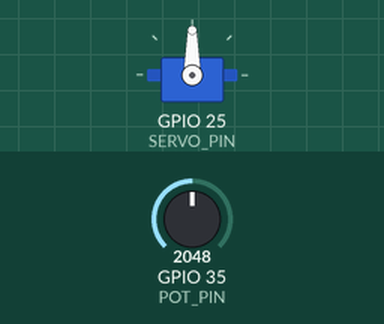
Simulated run of this sketch. Board: ESP32. On the bench: servo. The test bench sets the inputs (shaded band); at power-on: GPIO 35 (POT_PIN) = 2048.

Above: at 1.2 s.
1.3 s: GPIO 35 (POT_PIN) set to 2866
At 2.4 s:
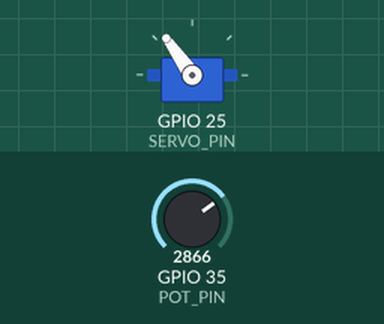
2.8 s: GPIO 35 (POT_PIN) set to 3603
At 3.6 s:
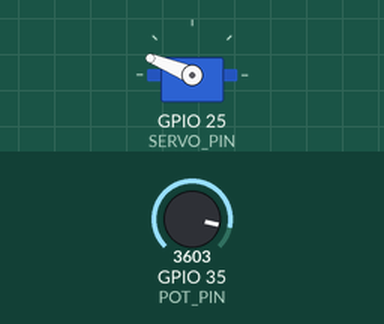
4.3 s: GPIO 35 (POT_PIN) set to 4095
At 4.9 s:
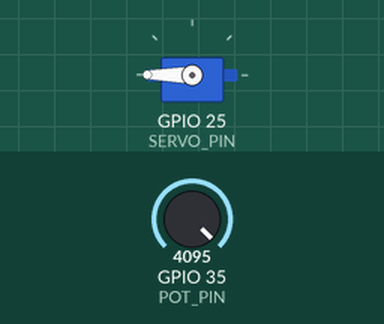
5.8 s: GPIO 35 (POT_PIN) set to 1228
At 6.1 s:
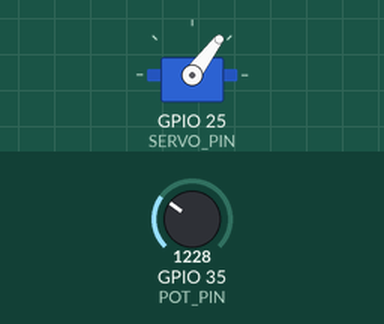
7.3 s: GPIO 35 (POT_PIN) set to 491
At 8.5 s:
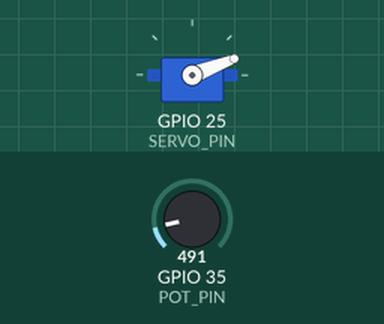
Timing chart, 0 to 9.8 s (numbered marks = the images above; inputs shaded):
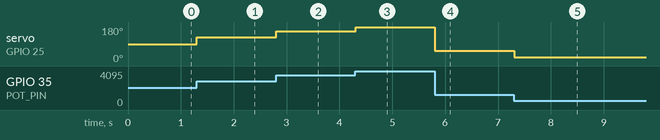

Measured:
- after the input at 1.3 s, servo on GPIO 25 (SERVO_PIN): 90° → 125° at once
- after the input at 2.8 s, servo on GPIO 25 (SERVO_PIN): 125° → 158° at once
- after the input at 4.3 s, servo on GPIO 25 (SERVO_PIN): 158° → 180° at once
- after the input at 5.8 s, servo on GPIO 25 (SERVO_PIN): 180° → 53° at once
- after the input at 7.3 s, servo on GPIO 25 (SERVO_PIN): 53° → 21° at once

The sketch:

7.2-Servo-Angle-POT.ino
```cpp
#include <ESP32Servo.h> // นำเข้าไลบรารี่ ESP32Servo

#define SERVO_PIN (25) // กำหนดแทนที่ SERVO_PIN ด้วย 25
#define POT_PIN   (35) // กำหนดแทนที่ POT_PIN ด้วย 35

Servo myservo; // สร้างออปเจค myservo จากคลาส Servo

void setup() {
  myservo.attach(SERVO_PIN); // กำหนดขาต่อเซอร์โวเป็น SERVO_PIN
}

void loop() {
  int val = analogRead(POT_PIN); // อ่านค่าแอนะล็อกจากวอลุ่มใส่ลงตัวแปร val
  int angle = map(val, 0, 4095, 0, 180); // แปลงค่าแอนะล็อก 0 - 4095 เป็น 0 - 180
  myservo.write(angle); // นำค่าในตัวแปร angle สั่งงานเซอร์โวมอเตอร์
  delay(100); // หน่วงเวลา 0.1 วินาที
}
```
